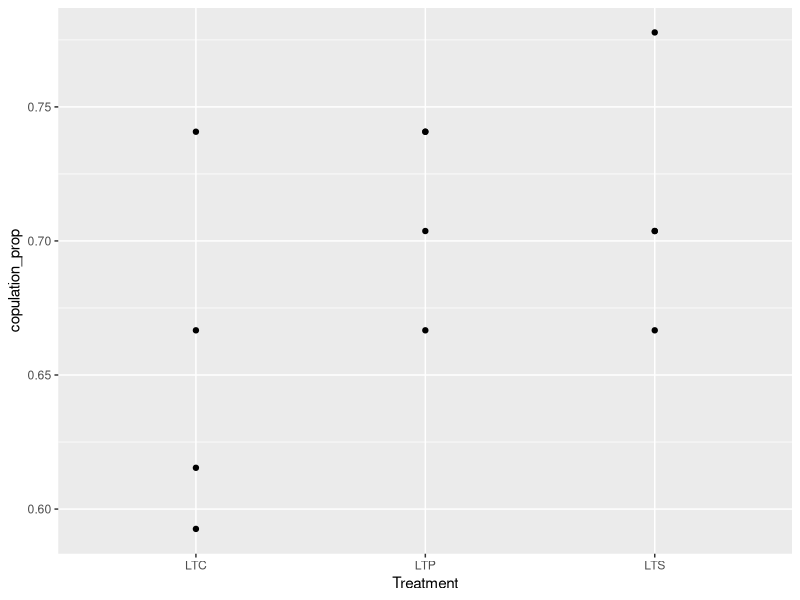
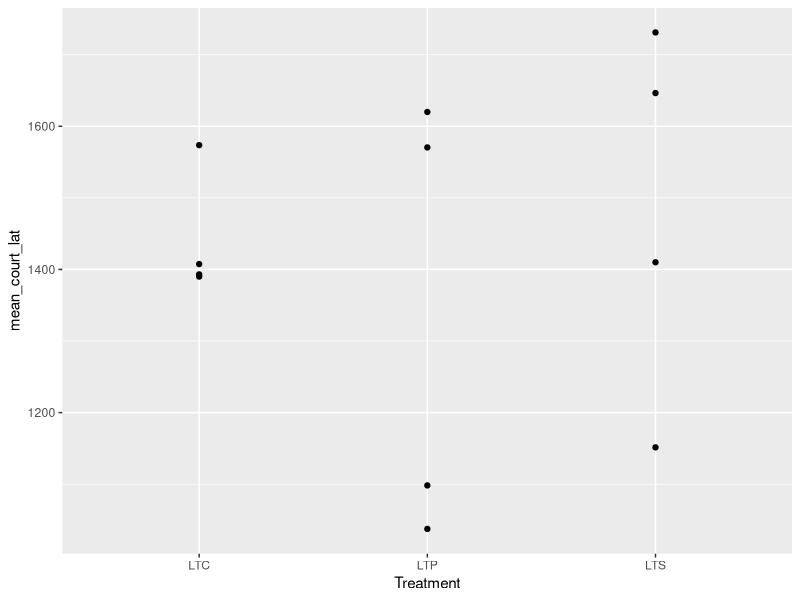
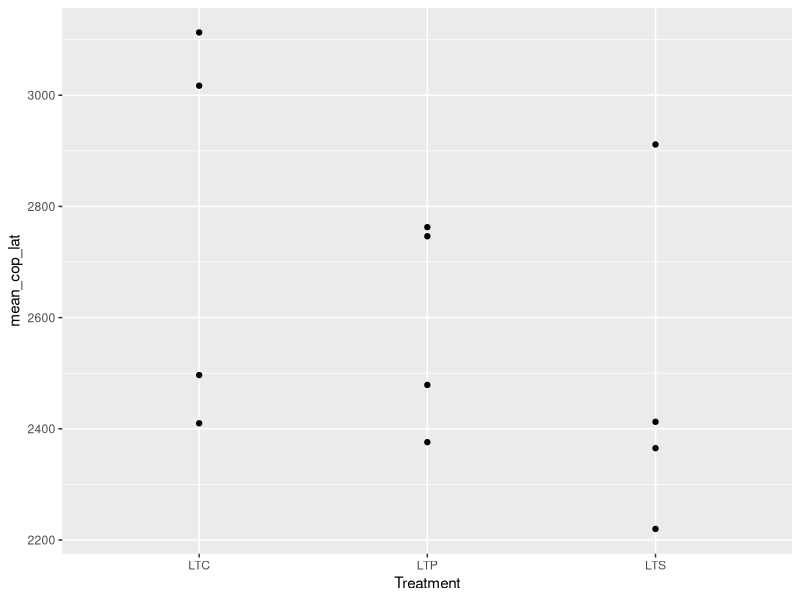
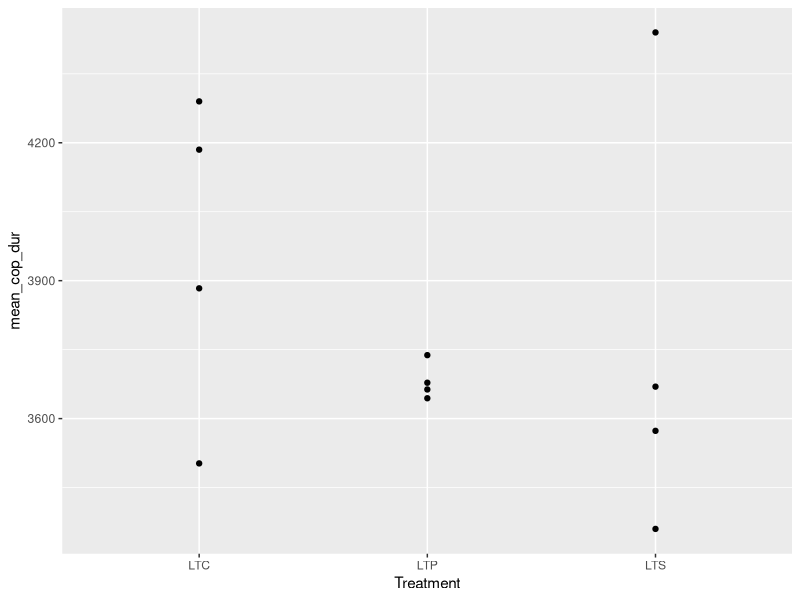
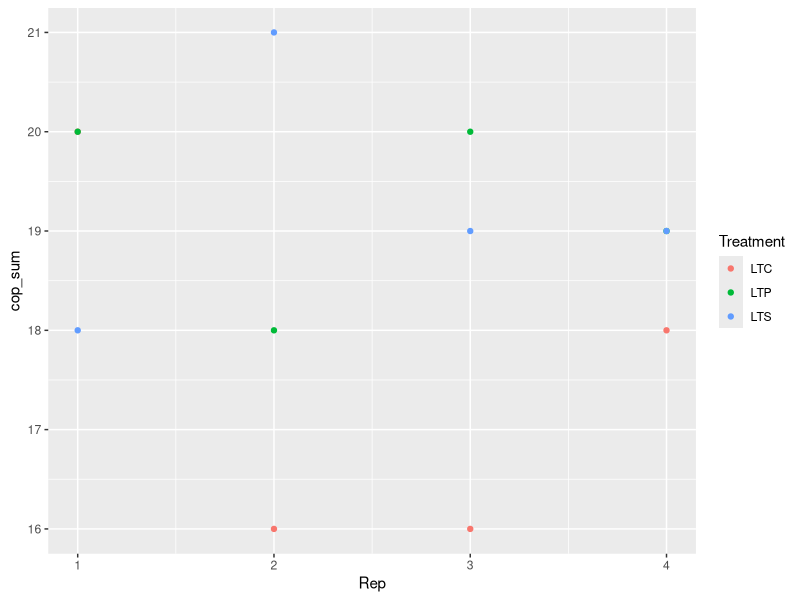
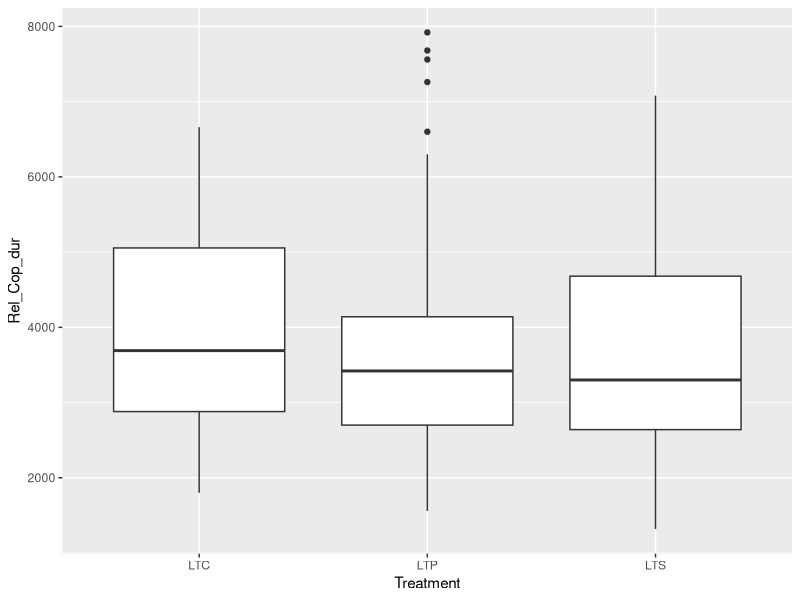

Write the R code that produced these figures, in order.
# Data from Abhijna of the long term populations and their courtship and copulation data

library(ggplot2)
library(dplyr)
library(tidyr)

#library(lme4)
#library(car)

#Change working directory to the Data folder (if from script folder to start)!

AP_evolved_data <- read.csv("AP_EvolvedPopCourtshipCopulation_2014.csv", h=T)

#Start time of agebin 4 not recorded: so removed
AP_evolved_data <- AP_evolved_data[-which(AP_evolved_data$Bin4 == "" & AP_evolved_data$AgeBin =="4"),]
#Make relative start times:
AP_evolved_data$StartTime <- as.difftime(as.character(AP_evolved_data$StartTime), format = "%H:%M", units = "secs")
AP_evolved_data$CourtshipLatency <- as.difftime(as.character(AP_evolved_data$CourtshipLatency), format = "%H:%M", units = "secs")
AP_evolved_data$Bin2 <- as.difftime(as.character(AP_evolved_data$Bin2), format = "%H:%M", units = "secs")
AP_evolved_data$Bin3 <- as.difftime(as.character(AP_evolved_data$Bin3), format = "%H:%M", units = "secs")
AP_evolved_data$Bin4 <- as.difftime(as.character(AP_evolved_data$Bin4), format = "%H:%M", units = "secs")
AP_evolved_data$CopulationLatency <- as.difftime(as.character(AP_evolved_data$CopulationLatency), format = "%H:%M", units = "secs")
AP_evolved_data$CopulationDuration <- as.difftime(as.character(AP_evolved_data$CopulationDuration), format = "%H:%M", units = "secs")

AP_evolved_data$CourtshipLatency <- with(AP_evolved_data, CourtshipLatency - StartTime)
AP_evolved_data$CopulationLatency <- with(AP_evolved_data, CopulationLatency - StartTime)
AP_evolved_data$CopulationDuration <- with(AP_evolved_data, CopulationDuration - StartTime)
AP_evolved_data$Bin2 <- with(AP_evolved_data, Bin2 - StartTime)
AP_evolved_data$Bin3 <- with(AP_evolved_data, Bin3 - StartTime)
AP_evolved_data$Bin4 <- with(AP_evolved_data, Bin4 - StartTime)
AP_evolved_data$Bin1 <- with(AP_evolved_data, StartTime - StartTime)


#Relative start times for each thing

AP_evolved_data <- within(AP_evolved_data, { 
  Rel_Court_lat = ifelse (AgeBin == 1, CourtshipLatency-Bin1, ifelse(AgeBin == 2, CourtshipLatency-Bin2, ifelse(AgeBin == 3, CourtshipLatency-Bin3, ifelse(AgeBin == 4, CourtshipLatency-Bin4, 0))))})


AP_evolved_data <- within(AP_evolved_data, { 
  Rel_Cop_lat = ifelse (AgeBin == 1, CopulationLatency-Bin1, ifelse(AgeBin == 2, CopulationLatency-Bin2, ifelse(AgeBin == 3, CopulationLatency-Bin3, ifelse(AgeBin == 4, CopulationLatency-Bin4, 0))))})

AP_evolved_data <- within(AP_evolved_data, { 
  Rel_Cop_dur = ifelse (AgeBin == 1, CopulationDuration-Bin1, ifelse(AgeBin == 2, CopulationDuration-Bin2, ifelse(AgeBin == 3, CopulationDuration-Bin3, ifelse(AgeBin == 4, CopulationDuration-Bin4, 0))))})

head(AP_evolved_data)
#New Data frame with only important data:
AP_Data <- subset(AP_evolved_data, select = c(Treatment, Rep, Rel_Court_lat, Rel_Cop_lat, Rel_Cop_dur, Copulation))

#AP_court_lat <- subset(AP_Data, select = c(Treatment, Rep, Rel_Court_lat))
#AP_cop_dur <- subset(AP_Data, select = c(Treatment, Rep, Rel_Cop_dur))
#AP_cop_lat <- subset(AP_Data, select = c(Treatment, Rep, Rel_Cop_lat))


#AP_evolved_data <- AP_evolved_data[-which(AP_evolved_data$Bin4 == "" & AP_evolved_data$AgeBin =="4"),]

#AP_court_lat <- AP_court_lat[-which(AP_court_lat$Rel_Court_lat == ""),]
#AP_cop_lat <- AP_cop_lat[-which(AP_cop_lat$Rel_Cop_lat ==""),]
#AP_cop_dur <- AP_cop_dur[-which(AP_cop_dur$Rel_Cop_dur ==""),]

AP_groups <-AP_Data %>%
  group_by(Treatment, Rep) %>%
  summarise(copulation_prop=sum(Copulation/(n())), mean_court_lat= mean(Rel_Court_lat, na.rm = TRUE), mean_cop_lat = mean(Rel_Cop_lat, na.rm=TRUE), mean_cop_dur = mean(Rel_Cop_dur, na.rm=TRUE), cop_sum=sum(Copulation))

p1 <- ggplot(AP_groups, aes(x = Treatment, y = copulation_prop))
p2 <- ggplot(AP_groups, aes(x=Treatment, y = mean_court_lat))
p3 <- ggplot(AP_groups, aes(x=Treatment, y = mean_cop_lat))
p4 <- ggplot(AP_groups, aes(x=Treatment, y = mean_cop_dur))
p5 <- ggplot(AP_groups, aes(x=Rep, y=cop_sum, colour=Treatment))

p1+geom_point()
p2+geom_point()
p3+geom_point()
p4+geom_point()
p5+geom_point()

p6 <- ggplot(AP_Data, aes(x=Treatment, y = Rel_Cop_dur))
p6+geom_boxplot()
